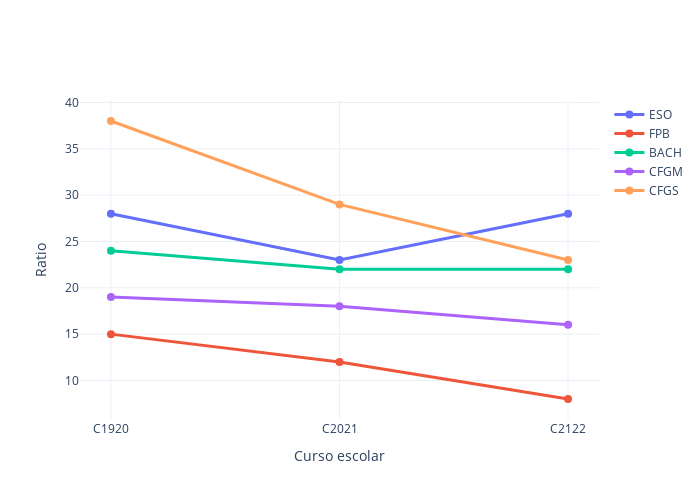

Notebook code cell kept with this figure:
### Markdown cell above
## Evolución de la ratio de alumnado por etapas (máximo)

### Code cell
myplotly.num_students_evolution(df_ce, stages, years, ratio=True, max_ratio=True)

### Figure 1 — Plotly figure (JSON) as saved in the notebook; plotly's stock layout.template omitted (floating-point values rounded to 4 significant figures)
{"data": [{"hoverinfo": "name+text", "line": {"width": 3}, "marker": {"size": 8}, "name": "ESO", "text": [28, 23, 28], "type": "scatter", "x": ["C1920", "C2021", "C2122"], "y": [28, 23, 28]}, {"hoverinfo": "name+text", "line": {"width": 3}, "marker": {"size": 8}, "name": "FPB", "text": [15, 12, 8], "type": "scatter", "x": ["C1920", "C2021", "C2122"], "y": [15, 12, 8]}, {"hoverinfo": "name+text", "line": {"width": 3}, "marker": {"size": 8}, "name": "BACH", "text": [24, 22, 22], "type": "scatter", "x": ["C1920", "C2021", "C2122"], "y": [24, 22, 22]}, {"hoverinfo": "name+text", "line": {"width": 3}, "marker": {"size": 8}, "name": "CFGM", "text": [19, 18, 16], "type": "scatter", "x": ["C1920", "C2021", "C2122"], "y": [19, 18, 16]}, {"hoverinfo": "name+text", "line": {"width": 3}, "marker": {"size": 8}, "name": "CFGS", "text": [38, 29, 23], "type": "scatter", "x": ["C1920", "C2021", "C2122"], "y": [38, 29, 23]}], "layout": {"height": 500, "width": 700, "xaxis": {"title": {"text": "Curso escolar"}}, "yaxis": {"title": {"text": "Ratio"}}}}
